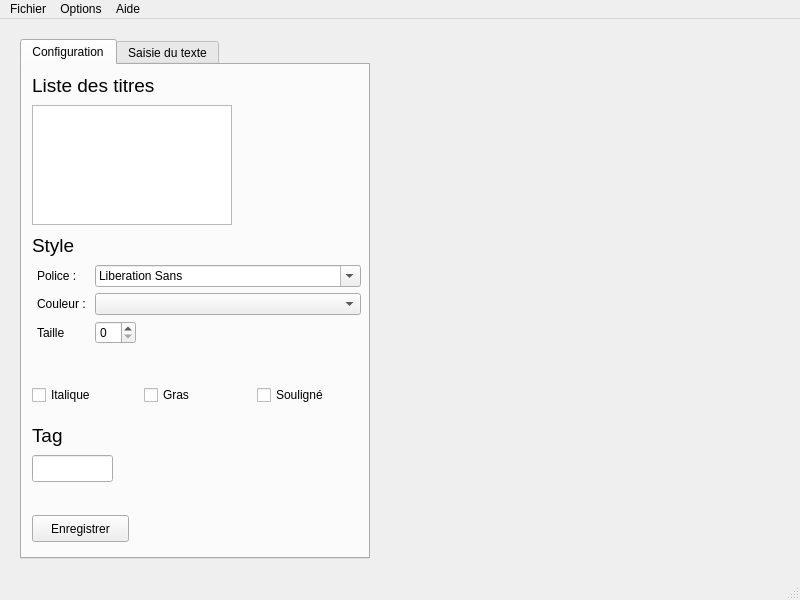
<?xml version="1.0" encoding="UTF-8"?>
<ui version="4.0">
 <class>DisplayApp</class>
 <widget class="QMainWindow" name="DisplayApp">
  <property name="geometry">
   <rect>
    <x>0</x>
    <y>0</y>
    <width>800</width>
    <height>600</height>
   </rect>
  </property>
  <property name="windowTitle">
   <string>MainWindow</string>
  </property>
  <widget class="QWidget" name="centralwidget">
   <widget class="QTabWidget" name="tabProgram">
    <property name="geometry">
     <rect>
      <x>20</x>
      <y>20</y>
      <width>350</width>
      <height>520</height>
     </rect>
    </property>
    <property name="currentIndex">
     <number>0</number>
    </property>
    <widget class="QWidget" name="tabConfiguration">
     <attribute name="title">
      <string>Configuration</string>
     </attribute>
     <widget class="QLabel" name="label">
      <property name="geometry">
       <rect>
        <x>10</x>
        <y>10</y>
        <width>131</width>
        <height>21</height>
       </rect>
      </property>
      <property name="font">
       <font>
        <family>Ubuntu</family>
        <pointsize>14</pointsize>
       </font>
      </property>
      <property name="text">
       <string>Liste des titres</string>
      </property>
     </widget>
     <widget class="QListView" name="listTitle">
      <property name="geometry">
       <rect>
        <x>10</x>
        <y>40</y>
        <width>200</width>
        <height>120</height>
       </rect>
      </property>
     </widget>
     <widget class="QLabel" name="label_2">
      <property name="geometry">
       <rect>
        <x>10</x>
        <y>170</y>
        <width>51</width>
        <height>21</height>
       </rect>
      </property>
      <property name="font">
       <font>
        <pointsize>14</pointsize>
        <weight>50</weight>
        <italic>false</italic>
        <bold>false</bold>
       </font>
      </property>
      <property name="text">
       <string>Style</string>
      </property>
     </widget>
     <widget class="QWidget" name="formLayoutWidget_2">
      <property name="geometry">
       <rect>
        <x>10</x>
        <y>200</y>
        <width>334</width>
        <height>101</height>
       </rect>
      </property>
      <layout class="QFormLayout" name="formLayout_2">
       <property name="leftMargin">
        <number>5</number>
       </property>
       <property name="rightMargin">
        <number>5</number>
       </property>
       <item row="0" column="0">
        <widget class="QLabel" name="label_3">
         <property name="text">
          <string>Police :</string>
         </property>
        </widget>
       </item>
       <item row="0" column="1">
        <widget class="QFontComboBox" name="ftPolice"/>
       </item>
       <item row="1" column="0">
        <widget class="QLabel" name="Label">
         <property name="text">
          <string>Couleur : </string>
         </property>
        </widget>
       </item>
       <item row="1" column="1">
        <widget class="QComboBox" name="cbColor">
         <property name="sizePolicy">
          <sizepolicy hsizetype="Preferred" vsizetype="Fixed">
           <horstretch>0</horstretch>
           <verstretch>0</verstretch>
          </sizepolicy>
         </property>
        </widget>
       </item>
       <item row="2" column="0">
        <widget class="QLabel" name="tailleLabel">
         <property name="text">
          <string>Taille</string>
         </property>
        </widget>
       </item>
       <item row="2" column="1">
        <widget class="QSpinBox" name="spSize">
         <property name="sizePolicy">
          <sizepolicy hsizetype="Fixed" vsizetype="Minimum">
           <horstretch>0</horstretch>
           <verstretch>0</verstretch>
          </sizepolicy>
         </property>
        </widget>
       </item>
      </layout>
     </widget>
     <widget class="QWidget" name="horizontalLayoutWidget">
      <property name="geometry">
       <rect>
        <x>10</x>
        <y>310</y>
        <width>331</width>
        <height>41</height>
       </rect>
      </property>
      <layout class="QHBoxLayout" name="horizontalLayout">
       <item>
        <widget class="QCheckBox" name="cbItalic">
         <property name="text">
          <string>Italique</string>
         </property>
        </widget>
       </item>
       <item>
        <widget class="QCheckBox" name="cbBold">
         <property name="text">
          <string>Gras</string>
         </property>
        </widget>
       </item>
       <item>
        <widget class="QCheckBox" name="cbUnderline">
         <property name="text">
          <string>Souligné</string>
         </property>
        </widget>
       </item>
      </layout>
     </widget>
     <widget class="QLabel" name="label_4">
      <property name="geometry">
       <rect>
        <x>10</x>
        <y>360</y>
        <width>51</width>
        <height>21</height>
       </rect>
      </property>
      <property name="font">
       <font>
        <pointsize>14</pointsize>
        <weight>50</weight>
        <italic>false</italic>
        <bold>false</bold>
       </font>
      </property>
      <property name="text">
       <string>Tag</string>
      </property>
     </widget>
     <widget class="QLineEdit" name="leTag">
      <property name="geometry">
       <rect>
        <x>10</x>
        <y>390</y>
        <width>81</width>
        <height>27</height>
       </rect>
      </property>
     </widget>
     <widget class="QLabel" name="lEndTag">
      <property name="geometry">
       <rect>
        <x>110</x>
        <y>390</y>
        <width>71</width>
        <height>21</height>
       </rect>
      </property>
      <property name="text">
       <string/>
      </property>
     </widget>
     <widget class="QPushButton" name="pbSave">
      <property name="geometry">
       <rect>
        <x>10</x>
        <y>450</y>
        <width>97</width>
        <height>27</height>
       </rect>
      </property>
      <property name="text">
       <string>Enregistrer</string>
      </property>
     </widget>
    </widget>
    <widget class="QWidget" name="tabEdit">
     <attribute name="title">
      <string>Saisie du texte</string>
     </attribute>
    </widget>
   </widget>
   <widget class="QLabel" name="lPreview">
    <property name="geometry">
     <rect>
      <x>420</x>
      <y>20</y>
      <width>350</width>
      <height>520</height>
     </rect>
    </property>
    <property name="text">
     <string/>
    </property>
   </widget>
  </widget>
  <widget class="QStatusBar" name="statusbar"/>
  <widget class="QMenuBar" name="menubar">
   <property name="geometry">
    <rect>
     <x>0</x>
     <y>0</y>
     <width>800</width>
     <height>23</height>
    </rect>
   </property>
   <widget class="QMenu" name="menuFile">
    <property name="title">
     <string>Fichier</string>
    </property>
    <addaction name="actionExit"/>
   </widget>
   <widget class="QMenu" name="menuOptions">
    <property name="title">
     <string>Options</string>
    </property>
   </widget>
   <widget class="QMenu" name="menuAide">
    <property name="title">
     <string>Aide</string>
    </property>
    <addaction name="actionAbout"/>
   </widget>
   <addaction name="menuFile"/>
   <addaction name="menuOptions"/>
   <addaction name="menuAide"/>
  </widget>
  <action name="actionExit">
   <property name="text">
    <string>Quitter</string>
   </property>
   <property name="shortcut">
    <string>Ctrl+Q</string>
   </property>
  </action>
  <action name="actionAbout">
   <property name="text">
    <string>A propos</string>
   </property>
  </action>
 </widget>
 <resources/>
 <connections/>
</ui>
